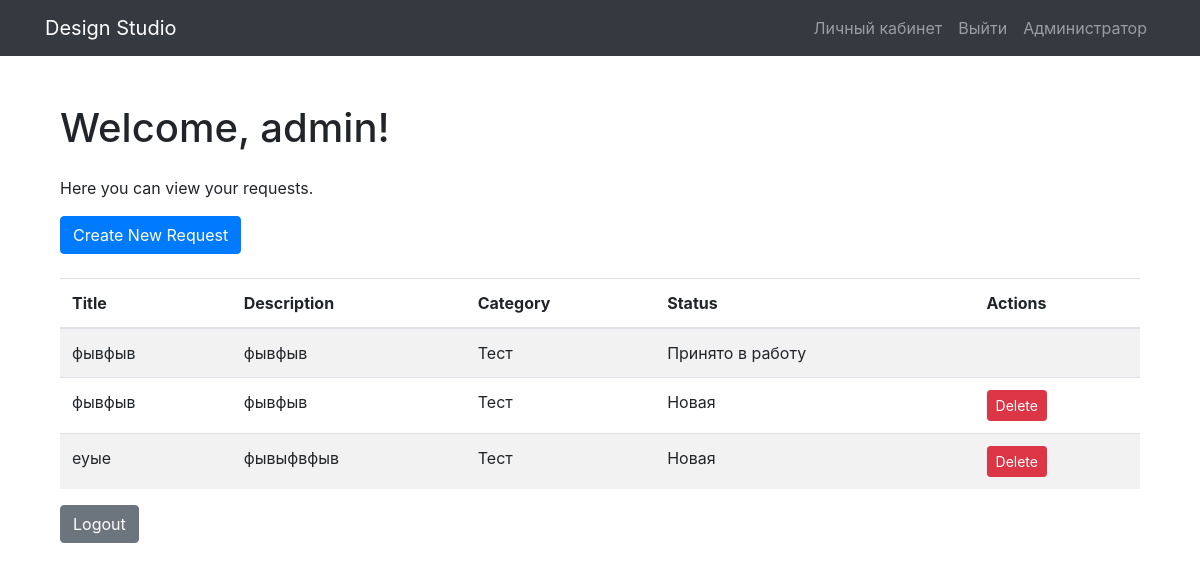
The app's page /dashboard/ (signed in) with its own data.
### apps/design/models.py (models this page shows)
class Request(models.Model):
    title = models.CharField(max_length=200)
    description = models.TextField()
    category = models.ForeignKey(Category, on_delete=models.CASCADE)
    photo = models.ImageField(upload_to='request_photos', null=True, blank=True)
    created_at = models.DateTimeField(auto_now_add=True)
    status = models.CharField(max_length=50, default='Новая')
    user = models.ForeignKey(User, on_delete=models.CASCADE)

class Category(models.Model):
    name = models.CharField(max_length=100)

### apps/index/views.py (the view)
# urls.py: path('dashboard/', dashboard, name='dashboard'),
@login_required
def dashboard(request):
    user_requests = Request.objects.filter(user=request.user)
    return render(request, 'dashboard.html', {'user_requests': user_requests})

### apps/index/templates/dashboard.html
{% extends 'base.html' %}
{% block content %}
<div class="container my-5">
    <h1 class="mb-4">Welcome, {{ user.username }}!</h1>
    <p>Here you can view your requests.</p>
    <a href="{% url 'create_request' %}" class="btn btn-primary mb-4">Create New Request</a>
    <table class="table table-striped">
        <thead>
            <tr>
                <th>Title</th>
                <th>Description</th>
                <th>Category</th>
                <th>Status</th>
                <th>Actions</th>
            </tr>
        </thead>
        <tbody>
            {% for request in user_requests %}
            <tr>
                <td>{{ request.title }}</td>
                <td>{{ request.description }}</td>
                <td>{{ request.category.name }}</td>
                <td>{{ request.status }}</td>
                <td>
                    {% if request.status != 'Принято в работу' and request.status != 'Выполнено' %}
                    <a href="{% url 'delete_request' request.id %}" class="btn btn-danger btn-sm">Delete</a>
                    {% endif %}
                </td>
            </tr>
            {% empty %}
            <tr>
                <td colspan="5">You don't have any requests yet.</td>
            </tr>
            {% endfor %}
        </tbody>
    </table>
    <a href="{% url 'logout' %}" class="btn btn-secondary">Logout</a>
</div>
{% endblock %}

### records on screen
Request: title "фывфыв", description "фывфыв", category.name "Тест", status "Принято в работу"
Request: title "фывфыв", description "фывфыв", category.name "Тест", status "Новая", shows "Delete"
Request: title "еуые", description "фывыфвфыв", category.name "Тест", status "Новая", shows "Delete"

### other values on screen
{{ user.username }} "admin"
